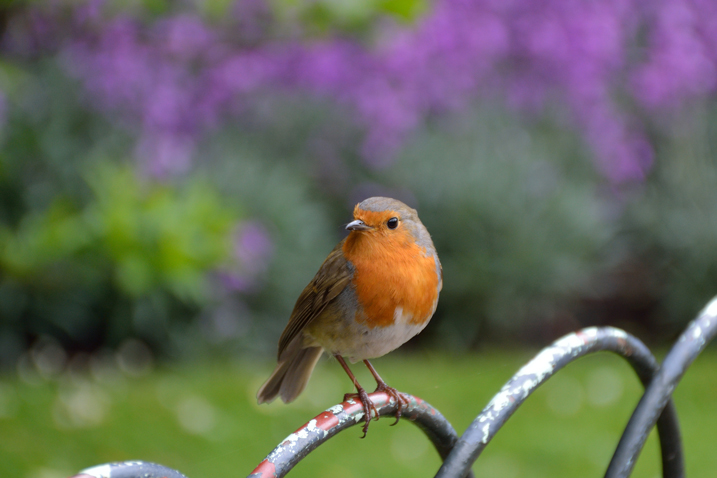
//> input picture focus/cpp/tests/bird.jpg, 717 x 478 px
$ ./blurtest   (built with g++ and OpenCV 4)
//> lines starting //> are read from the running program, lines starting //| are printed output that depends on the picture
//> further down, src is the input picture: 478 rows x 717 cols, CV_8UC3; mean B, G, R 90.5, 104.6, 102.5
#include <opencv2/core.hpp>
#include <opencv2/imgproc.hpp>
#include <opencv2/highgui.hpp>

#include <iostream>

using namespace cv;

float calcBlurriness( const Mat &src )
{
    Mat Gx, Gy;
    Sobel( src, Gx, CV_32F, 1, 0 );
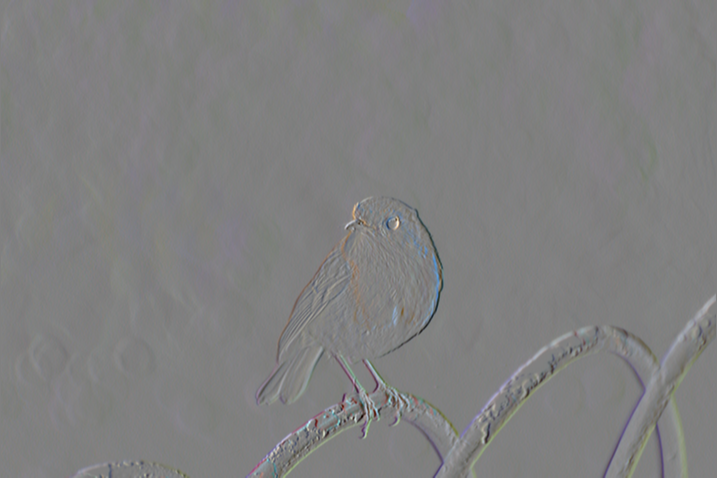
//> Gx: 478 rows x 717 cols, CV_32FC3; mean B, G, R 0.6, 0.4, 0.5; drawn with min black and max white
    Sobel( src, Gy, CV_32F, 0, 1 );
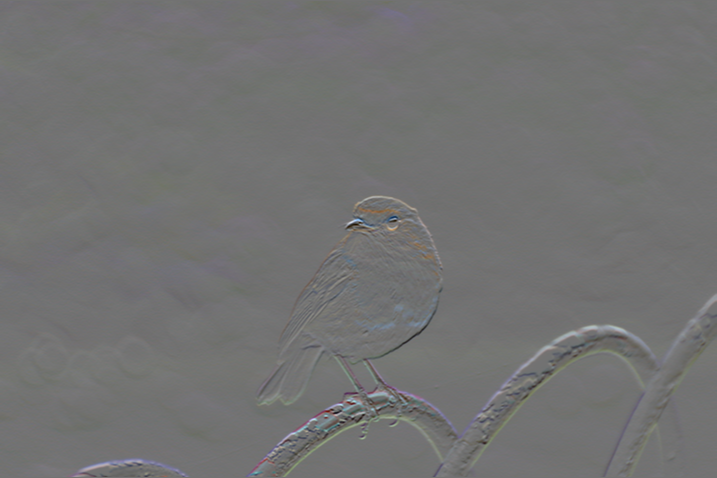
//> Gy: 478 rows x 717 cols, CV_32FC3; mean B, G, R -0.4, 0.6, 0; drawn with min black and max white
    double normGx = norm( Gx );
//> normGx = 32177.2
    double normGy = norm( Gy );
//> normGy = 33845.2
    double sumSq = normGx * normGx + normGy * normGy;
//> sumSq = 2.18e+09
    return static_cast<float>( 1. / ( sumSq / src.size().area() + 1e-6 ));
}

int main( int argc, char** argv )
{
    char* filename = argc >= 2 ? argv[1] : (char*)"../bird.jpg";
    Mat src = imread( filename );

    if(src.data)
    {
        std::cout << "original image : " << calcBlurriness( src ) << std::endl;
//| original image : 0.000157151

        for( int i =3; i < 80; i+=2 )
        {
            Mat blurred;
            GaussianBlur( src, blurred, Size(i,i), 0);
            imshow(  "blurred image", blurred );
            waitKey(200);
            std::cout << "blurred image  : " << calcBlurriness( blurred ) << std::endl;
        }
//> this loop made 39 passes
//> (normGx in calcBlurriness, normGy in calcBlurriness, sumSq in calcBlurriness) on passes 1 to 12: (27491.3, 29297.5, 1.61e+09), (25144.6, 27004.9, 1.36e+09), (22692.7, 24580.8, 1.12e+09), (21198.5, 23070.2, 981609802), (19924.1, 21763.2, 870609338), (18739.8, 20529.8, 772649990), (17798, 19537.4, 698478930), (16935.8, 18619.5, 633507930), (16151.5, 17778.1, 576934236), (15482.9, 17054.4, 530570186), (14819.6, 16331.2, 486328788), (14243.9, 15700.5, 449395042)
//| blurred image  : 0.000212331
//| blurred image  : 0.000251724
//| blurred image  : 0.000306231
//| blurred image  : 0.000349147
//| blurred image  : 0.000393662
//| blurred image  : 0.000443572
//| blurred image  : 0.000490675
//| blurred image  : 0.000540997
//> (output is shown up to pass 8 of 39)
    }
    return 0;
}

$ run again, with focus/cpp/tests/frame1.png saved as focus/cpp/tests/bird.jpg
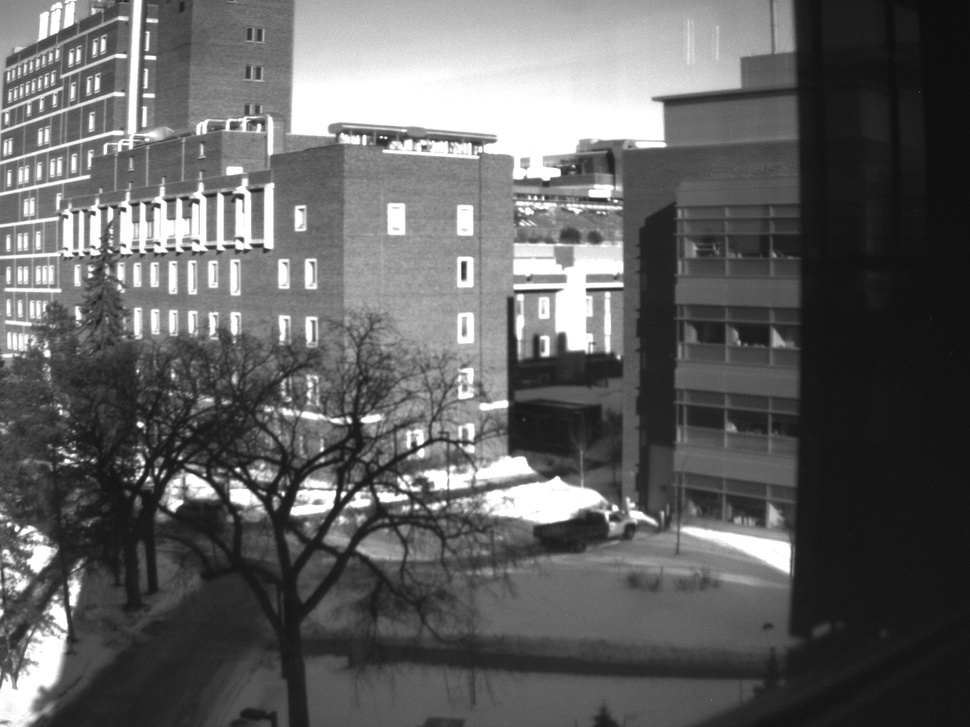
//> input picture focus/cpp/tests/frame1.png, 970 x 727 px, shrunk from 1280 x 960 before the run
//> src is the input picture: 727 rows x 970 cols, CV_8UC3; min 10, max 255, mean 98.2
//> in calcBlurriness, `Sobel( src, Gx, CV_32F, 1, 0 );`:
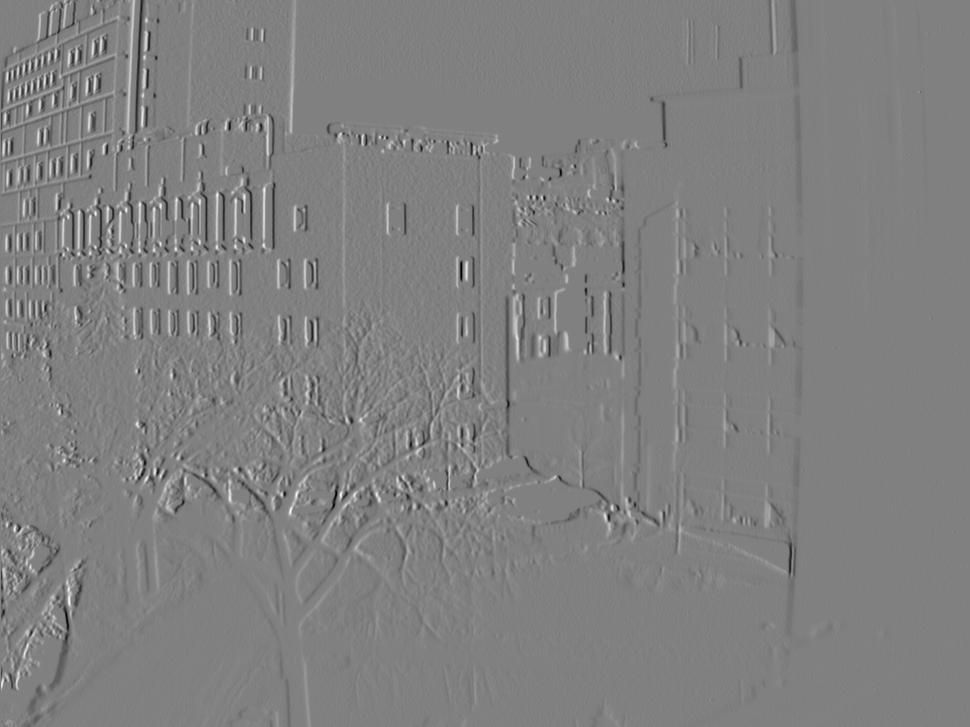
//> Gx: 727 rows x 970 cols, CV_32FC3; min -744, max 730, mean -0.9; drawn with min black and max white
//> in calcBlurriness, `Sobel( src, Gy, CV_32F, 0, 1 );`:
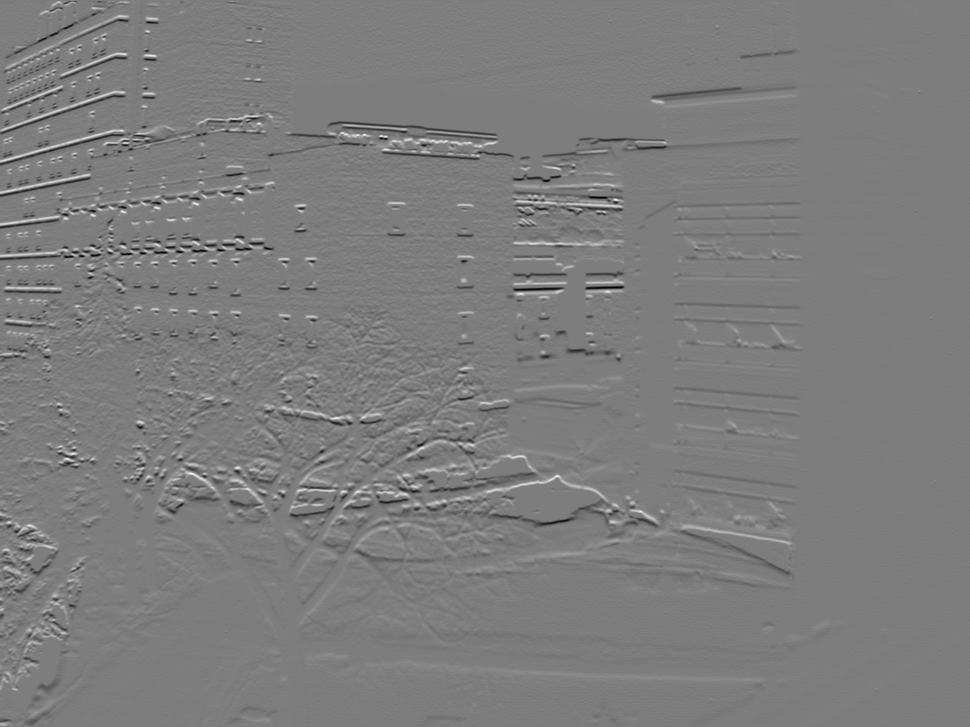
//> Gy: 727 rows x 970 cols, CV_32FC3; min -750, max 772, mean -0.7; drawn with min black and max white
//> normGx = 102238.3
//> normGy = 103822.8
//> sumSq = 2.12e+10
//| original image : 3.32138e-05
//> the loop `for( int i =3; i < 80; i+=2 )` made 39 passes
//> (normGx in calcBlurriness, normGy in calcBlurriness, sumSq in calcBlurriness) on passes 1 to 8: (87013.6, 87366.7, 1.52e+10), (77807.2, 77627.3, 1.21e+10), (67151, 66521.9, 8.93e+09), (60344, 59529.2, 7.19e+09), (54430, 53533.3, 5.83e+09), (48945.6, 48089.3, 4.71e+09), (44674.9, 43951, 3.93e+09), (40854.7, 40344.1, 3.3e+09)
//> (printed output is left out)

$ run again, with focus/cpp/tests/frame2.png saved as focus/cpp/tests/bird.jpg
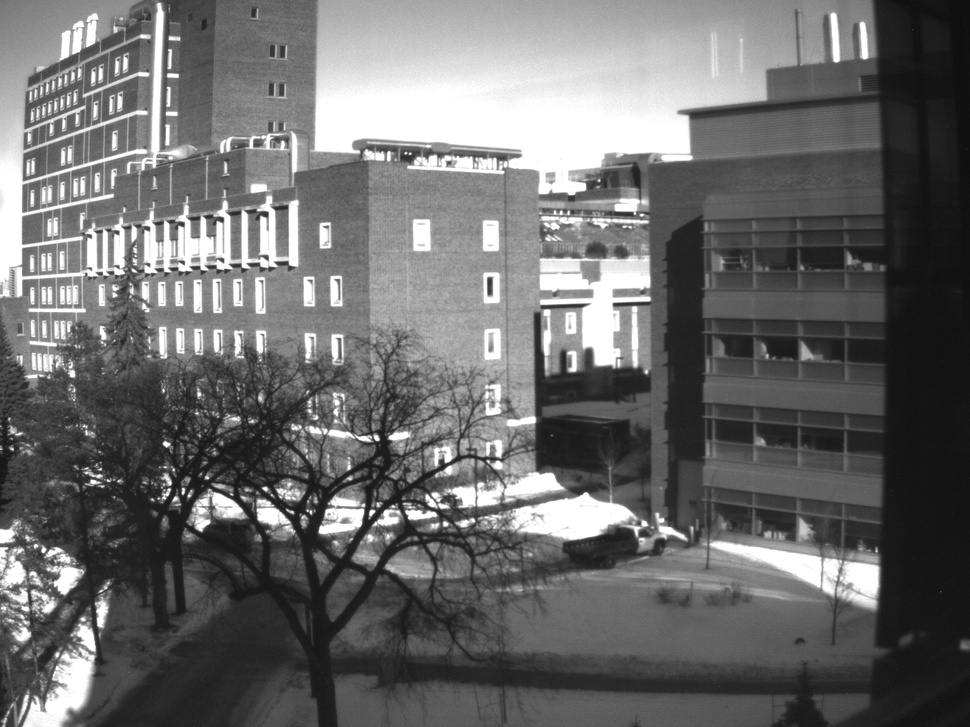
//> input picture focus/cpp/tests/frame2.png, 970 x 727 px, shrunk from 1280 x 960 before the run
//> src is the input picture: 727 rows x 970 cols, CV_8UC3; min 9, max 255, mean 107.7
//> in calcBlurriness, `Sobel( src, Gx, CV_32F, 1, 0 );`:
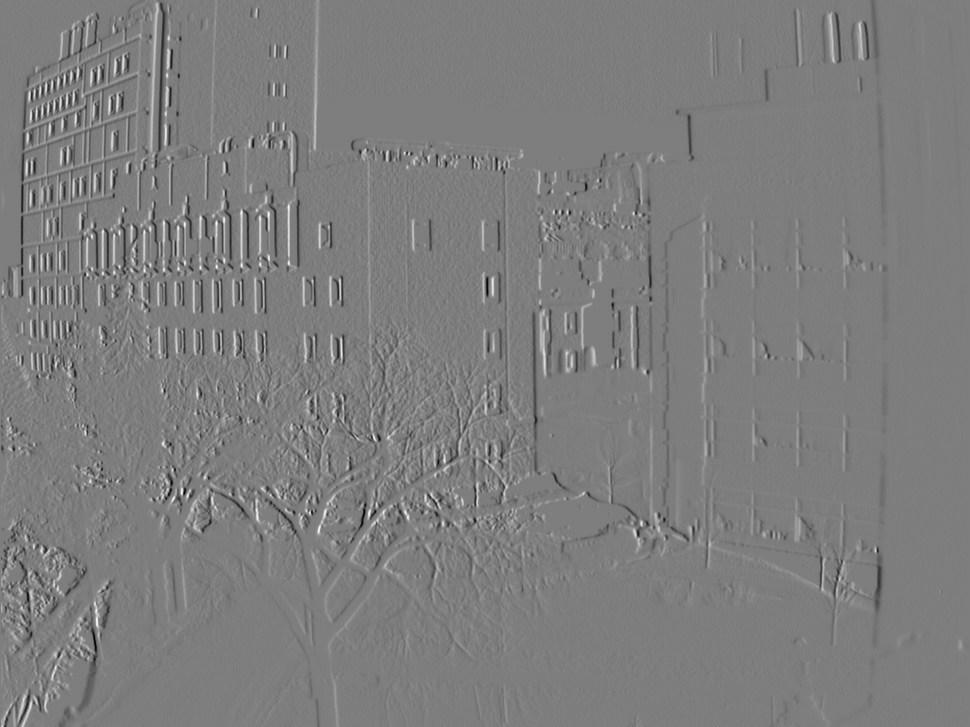
//> Gx: 727 rows x 970 cols, CV_32FC3; min -769, max 787, mean -0.9; drawn with min black and max white
//> in calcBlurriness, `Sobel( src, Gy, CV_32F, 0, 1 );`:
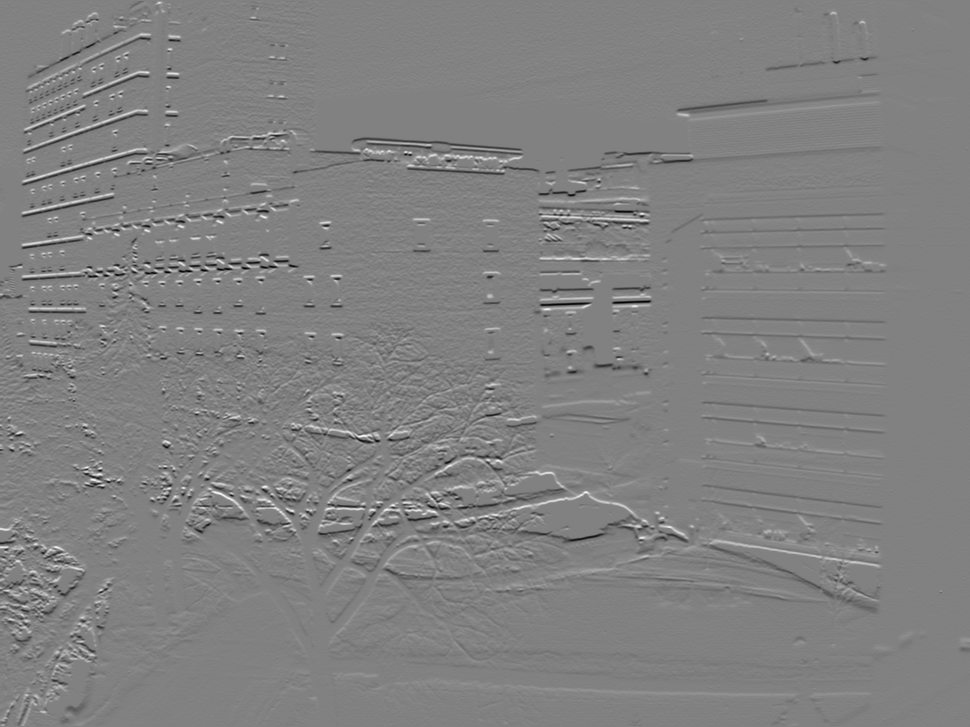
//> Gy: 727 rows x 970 cols, CV_32FC3; min -805, max 782, mean -0.6; drawn with min black and max white
//> normGx = 118975.8
//> normGy = 117073.4
//> sumSq = 2.79e+10
//| original image : 2.53106e-05
//> the loop `for( int i =3; i < 80; i+=2 )` made 39 passes
//> (normGx in calcBlurriness, normGy in calcBlurriness, sumSq in calcBlurriness) on passes 1 to 8: (96898.9, 95123.5, 1.84e+10), (84960.8, 83213.5, 1.41e+10), (72002.8, 70295.2, 1.01e+10), (64118.9, 62466, 8.01e+09), (57422.7, 55880.5, 6.42e+09), (51356.5, 50000.6, 5.14e+09), (46712.2, 45590.3, 4.26e+09), (42613.7, 41778.7, 3.56e+09)
//> (printed output is left out)
